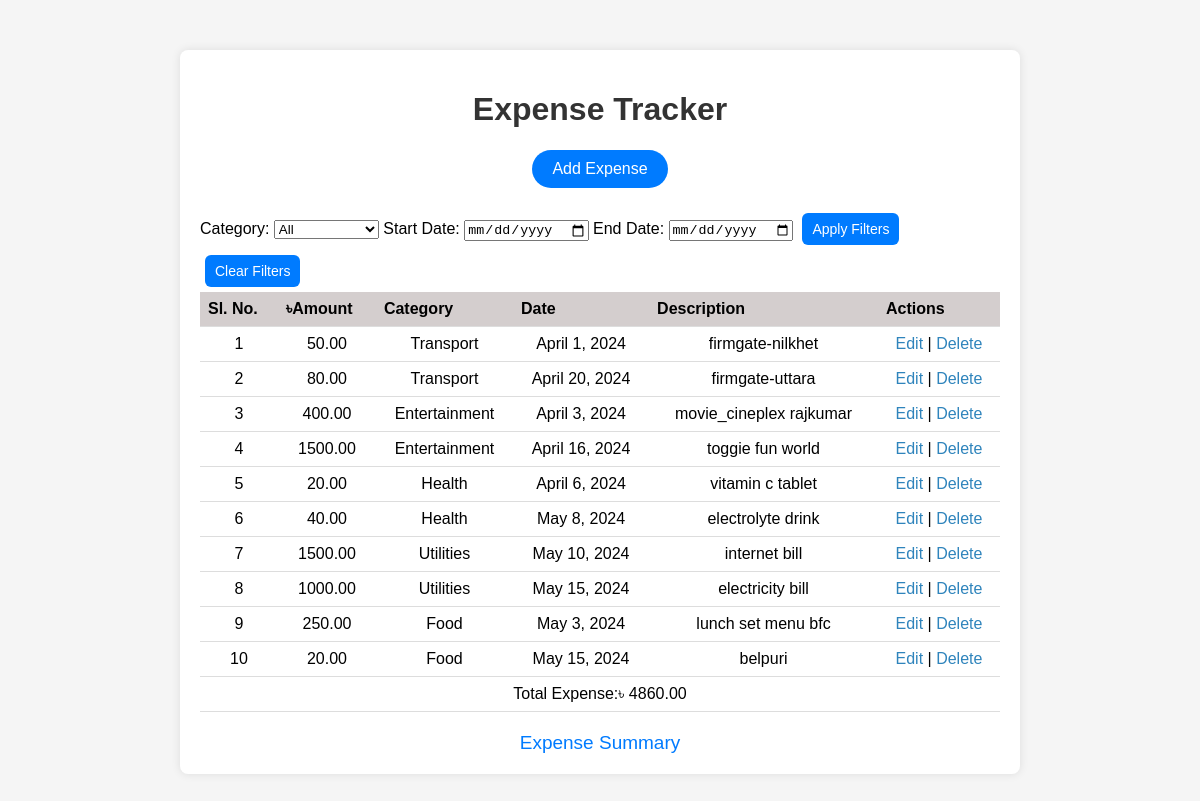
The page / on the database its author committed.
### tracker/models.py (models this page shows, shortened)
class Expense(models.Model):
    CATEGORY_CHOICES = [
        ('Food', 'Food'),
        ('Transport', 'Transport'),
        ('Entertainment', 'Entertainment'),
        ('Utilities', 'Utilities'),
        ('Health', 'Health'),
    ]
    amount = models.DecimalField(max_digits=10, decimal_places=2)
    category = models.CharField(max_length=20, choices=CATEGORY_CHOICES)
    date = models.DateField()
    description = models.TextField(blank=True, null=True)

### tracker/views.py (the view)
# urls.py: path('', views.index, name='index'),
def index(request):
    expenses = Expense.objects.all()
    total_amount = sum(expense.amount for expense in expenses)
    category = request.GET.get('category')
    start_date = request.GET.get('start_date')
    end_date = request.GET.get('end_date')
    if category:
        expenses = expenses.filter(category=category)
    if start_date:
        expenses = expenses.filter(date__gte=start_date)
    if end_date:
        expenses = expenses.filter(date__lte=end_date)
    filtered_total_amount = sum(expense.amount for expense in expenses)
    return render(request, 'index.html', {'expenses': expenses, 'total_amount': total_amount, 'filtered_total_amount': filtered_total_amount})

### tracker/templates/index.html (shortened to what this page needs)
<!DOCTYPE html>
<html lang="en">
<head>
</head>
<body>
    <div class="container">
        <h1 class="title">Expense Tracker</h1>
        <a class="add-expense-button" href="{% url 'add_expense' %}">Add Expense</a>
        <form method="get" action="{% url 'index' %}" onsubmit="return validateDates()">
            <label for="category">Category:</label>
            <select name="category" id="category">
                <option value="">All</option>
            </select>
            <label for="start_date">Start Date:</label>
            <input type="date" name="start_date" id="start_date">
            <label for="end_date">End Date:</label>
            <input type="date" name="end_date" id="end_date">
            <button type="submit">Apply Filters</button>
            <button type="submit" name="clear" value="clear">Clear Filters</button>
        </form>
        <table class="expense-table">
            <tr>
                <th>Sl. No.</th>
                <th>৳Amount</th>
                <th>Category</th>
                <th>Date</th>
                <th>Description</th>
                <th>Actions</th>
            </tr>
            {% for expense in expenses %}
            <tr>
                <td>{{ forloop.counter }}</td>
                <td>{{ expense.amount }}</td>
                <td>{{ expense.category }}</td>
                <td>{{ expense.date }}</td>
                <td>{{ expense.description }}</td>
                <td>
                    <a href="{% url 'edit_expense' expense.id %}">Edit</a> |
                    <form id="delete-form-{{ expense.id }}" action="{% url 'delete_expense' expense.id %}" method="post" style="display:inline;">
                        <a href="#" onclick="confirmDelete({{ expense.id }}); return false;">Delete</a>
                    </form>
                </td>
            </tr>
            {% endfor %}
            <tr>
                <td colspan="6" style="text-align: center;">Total Expense:৳ {{ total_amount }}</td>
            </tr>
        </table>
        <a class="back-link" href="{% url 'expense_summary' %}">Expense Summary</a>
    </div>
</body>
</html>

### tracker/templates/index.html (style rules this page uses)
body { font-family: Arial, sans-serif; background-color: #f5f5f5; margin: 0; padding: 0; }
.container { max-width: 800px; margin: 50px auto; padding: 20px; background-color: #fff; border-radius: 8px; box-shadow: 0 0 10px rgba(0, 0, 0, 0.1); }
.title { text-align: center; color: #333; }
.add-expense-button { display: block; width: fit-content; margin: 20px auto; padding: 10px 20px; color: #fff; background-color: #007bff; border: none; border-radius: 25px; text-align: center; text-decoration: none; transition: background-color 0.3s, box-shadow 0.3s; cursor: pointer; }
.expense-table { width: 100%; border-collapse: collapse; margin-bottom: 20px; }
.expense-table th, .expense-table td { padding: 8px; border-bottom: 1px solid #ddd; }
.expense-table th { background-color: #d4cece; text-align: left; }
.expense-table td { text-align: center; }
.expense-table td a { color: #2f84bc; text-decoration: none; }
.back-link { display: block; text-align: center; margin-top: 20px; color: #007bff; text-decoration: none; font-size: 19px; }
button { padding: 8px 10px; margin: 5px; border: none; background-color: #007bff; color: white; cursor: pointer; border-radius: 6px; font-size: 14px; }

### rows shown on the page
Expense: amount "50.00", category "Transport", date "April 1, 2024", description "firmgate-nilkhet"
Expense: amount "80.00", category "Transport", date "April 20, 2024", description "firmgate-uttara"
Expense: amount "400.00", category "Entertainment", date "April 3, 2024", description "movie_cineplex rajkumar"
Expense: amount "1500.00", category "Entertainment", date "April 16, 2024", description "toggie fun world"
Expense: amount "20.00", category "Health", date "April 6, 2024", description "vitamin c tablet"
Expense: amount "40.00", category "Health", date "May 8, 2024", description "electrolyte drink"
Expense: amount "1500.00", category "Utilities", date "May 10, 2024", description "internet bill"
Expense: amount "1000.00", category "Utilities", date "May 15, 2024", description "electricity bill"
Expense: amount "250.00", category "Food", date "May 3, 2024", description "lunch set menu bfc"
Expense: amount "20.00", category "Food", date "May 15, 2024", description "belpuri"

### other values the page prints
{{ total_amount }} "4860.00"
